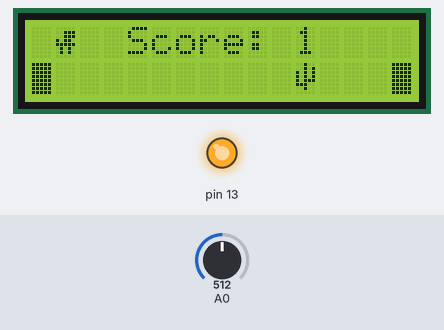
Bench run of a sketch on a simulated Arduino Uno, built with avr-gcc and run on an emulated ATmega328P. On the bench: 16×2 character LCD, output pins drawn as LEDs (lit = HIGH). Dashed ring = blinking. Inputs (shaded band) come from the test bench; at power-on: A0 = 512. Random numbers use the default seed unless the sketch sets one; EEPROM starts erased.

Above: at 2.2 s.
2.3 s: A0 set to 467
At 3.34 s:
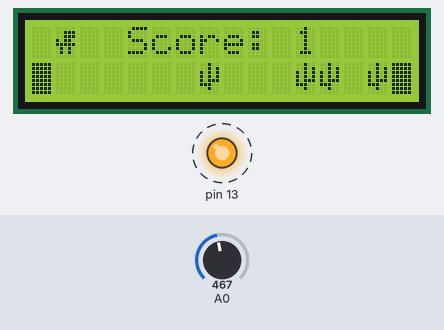
4.6 s: A0 set to 432
At 5.7 s:
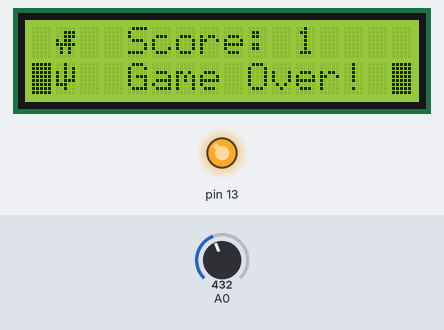
At 8.0 s:
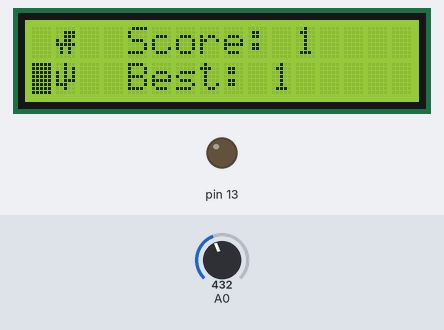
Timing chart, 0 to 15.6 s (numbered marks = the images above; inputs shaded):
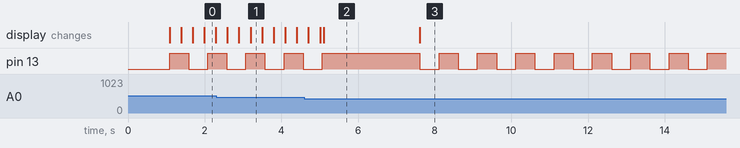

The sketch:

Chrome_Dino_Game_on_LCD.ino
```cpp
#include <LiquidCrystal.h>
#include <EEPROM.h>

#include "bitmaps.h"

LiquidCrystal lcd(11, 9, 5, 4, 3, 2);

int adc_key_in  = 0;

#define btnRIGHT  14
#define btnUP     15
#define btnDOWN   16
#define btnLEFT   17
#define btnSELECT 18
#define btnNONE   19

byte runnerArea[16] {32, 32, 32, 32, 32, 32, 32, 32, 32, 32, 32, 32, 32, 32, 32, 32};
byte jump = 32;

int score = 0;
bool freeze_score = 0;

byte correct_code = 123;

unsigned long previousMillis = 0;
unsigned long previousMillisLED = 0;
unsigned long jumpTime = 0;
const int jumpLength = 500;

#define checkSafe runnerArea[1] == 32 || runnerArea[1] == 0

const byte chance_of_ob = 15;
int speedOfScroller = 300;

void setup() {
  lcd.begin(16, 2);
  Serial.begin(9600);

  lcd.createChar(0, dino);
  lcd.createChar(1, cacti);
  lcd.createChar(2, bird);
  lcd.createChar(3, block);
  pinMode(A0, INPUT);
  pinMode(A1, INPUT);
  pinMode(13, OUTPUT);
  randomSeed(A1);
  lcd.clear();
  showSplashScreen(1000, true);
}

void loop() {
  unsigned long currentMillis = millis();
  unsigned long currentMillisOb = millis();
  if (currentMillisOb - previousMillis >= speedOfScroller) {
    previousMillis = currentMillisOb;
    if (random(chance_of_ob) == 0) {
      runnerArea[15] = 1;
    } else if (random(chance_of_ob) == 1) {
      runnerArea[15] = 2;
    } else {
      runnerArea[15] = 32;
    }
    for (int i = 0; i <= 15; i++) {
      runnerArea[i] = runnerArea[i + 1];
    }
    if (freeze_score == 0) {
      score++;
    }
  }
  drawBarrier();

  if (read_LCD_buttons() == btnSELECT) {
    // runnerArea[1] = 32;
    if (runnerArea[1] != 32 && (runnerArea[1] != 1 || runnerArea[1] != 2)) {
      runnerArea[1] = 32;
    }
    jump = 0;
    freeze_score = 1;
    jumpTime = millis();
  }
  if (millis() - jumpTime >= jumpLength) {
    if (checkSafe) {
      runnerArea[1] = 0;
      jump = 32;
      freeze_score = 0;
    } else {
      showCrashScreen();
    }
  }
  updateLcd();
  printScore();

  if (millis() - previousMillisLED >= 500) {
    previousMillisLED = currentMillis;
    digitalWrite(13, !digitalRead(13));
  }
}
```

Functions.ino
```cpp
// Functions for main.cpp

int read_LCD_buttons() {
  adc_key_in = analogRead(0);

  if (adc_key_in > 1000) return btnNONE;

  if (adc_key_in < 10)  return btnRIGHT;
  if (adc_key_in < 110)  return btnUP;
  if (adc_key_in < 300)  return btnDOWN;
  if (adc_key_in < 450)  return btnLEFT;
  if (adc_key_in < 700)  return btnSELECT;

  return btnNONE;
}

void updateLcd() {
  for (int i = 0; i <= 15; i++) {
    lcd.setCursor(i, 1);
    lcd.write(runnerArea[i]);
  }
  lcd.setCursor(1, 0);
  lcd.write(jump);
}

void drawBarrier() {
  runnerArea[0] = 3;
  runnerArea[15] = 3;
}

void printScore() {
  lcd.setCursor(4, 0);
  lcd.print("Score: ");
  lcd.setCursor(11, 0);
  lcd.print(score);
}

void showSplashScreen(int delayTime, boolean wait_for_start) {
  lcd.home();
  lcd.print("Chrome Dino Game");
  drawSplashGraphics();
  delay(delayTime);
  if (wait_for_start) {
    while (read_LCD_buttons() != btnSELECT) {
      checkForEEPROMUserInitErase();
    }
  }
  lcd.clear();
}

boolean checkForEEPROMUserInitErase() {
  if (read_LCD_buttons() == btnDOWN) {
    lcd.clear();
    lcd.home();
    lcd.print("Enter Executive");
    lcd.setCursor(0, 1);
    lcd.print("Code: ");
    if (EnterPassword() == 0) {
      lcd.clear();
      lcd.home();
      lcd.print("Chrome Dino Game");
      drawSplashGraphics();
      return 0;
    }
    lcd.home();
    lcd.print("Clearing EEPROM");
    EEPROMWriteInt(0, 0);
    delay(250);
    lcd.home();
    lcd.print("               ");
    lcd.home();
    lcd.print("Done!");
    digitalWrite(13, !digitalRead(13));
    delay(100);
    digitalWrite(13, !digitalRead(13));
    delay(400);
    lcd.setCursor(0, 1);
    lcd.print("                ");
    lcd.home();
    lcd.print("Chrome Dino Game");
    drawSplashGraphics();
  }
  return 1;
}

bool leave = 0;
byte code = 0;

boolean EnterPassword() {
  lcd.setCursor(0, 1);
  lcd.print("Code: ");
  while (leave == 0) {
    lcd.setCursor(6, 1);
    lcd.print("    ");
    lcd.setCursor(6, 1);
    lcd.print(code);
    if (read_LCD_buttons() == btnUP) {
      code++;
      delay(50);
    } else if (read_LCD_buttons() == btnDOWN) {
      code--;
      delay(50);
    }
    if (read_LCD_buttons() == btnSELECT) {
      if (code == correct_code) {
        leave = 1;
      } else {
        wrong();
      }
    }
    delay(50);
  }
  delay(250);
  lcd.home();
  lcd.clear();
  lcd.print("Access granted!");
  delay(500);
  lcd.clear();
  return 1;
}

void wrong() {
  lcd.setCursor(0, 1);
  lcd.print("Incorrect!");
  code = 0;
  delay(250);
  lcd.setCursor(0, 1);
  lcd.print("Code: ");
}

void drawRandChar() {
  lcd.setCursor(random(3, 15), 1);
  lcd.write(byte(random(1, 3)));
}

void drawSplashGraphics() {
  lcd.setCursor(0, 1);
  lcd.write(byte(3));
  lcd.setCursor(15, 1);
  lcd.write(byte(3));
  lcd.setCursor(1, 1);
  lcd.write(byte(0));
  drawRandChar();
  drawRandChar();
  drawRandChar();
}

void showCrashScreen() {
  lcd.setCursor(4, 1);
  lcd.print("Game Over!");
  delay(2500);
  lcd.setCursor(4, 1);
  lcd.print("Best: ");
  lcd.setCursor(10, 1);
  lcd.print("      ");
  lcd.setCursor(10, 1);
  if (EEPROMReadInt(0) <= score) {
    EEPROMWriteInt(0, score);
  }
  lcd.print(EEPROMReadInt(0));
  while (true) {
    digitalWrite(13, !digitalRead(13));
    delay(500);
  }
}

void EEPROMWriteInt(int address, int value)
{
  byte two = (value & 0xFF);
  byte one = ((value >> 8) & 0xFF);

  EEPROM.update(address, two);
  EEPROM.update(address + 1, one);
}

int EEPROMReadInt(int address)
{
  long two = EEPROM.read(address);
  long one = EEPROM.read(address + 1);

  return ((two << 0) & 0xFFFFFF) + ((one << 8) & 0xFFFFFFFF);
}
```

bitmaps.h
```cpp
// Bitmaps-Do not modify

byte dino[8] = {
  0b00000,
  0b00111,
  0b00111,
  0b10110,
  0b11111,
  0b01010,
  0b01010,
  0b00000
};

byte cacti[8] = {
  0b00100,
  0b00101,
  0b10101,
  0b10101,
  0b10111,
  0b11100,
  0b00100,
  0b00000
};

byte bird[8] = {
  0b00000,
  0b00100,
  0b01100,
  0b11110,
  0b00111,
  0b00110,
  0b00100,
  0b00000
};

byte block[8] = {
  0b11111,
  0b11111,
  0b11111,
  0b11111,
  0b11111,
  0b11111,
  0b11111,
  0b11111
};
```

Measured:
- the behaviour switches between 450 and 449 on A0 (found by bisection; images 1 and 2)
- by itself, pin 13: repeats every 1.0 s: LOW 0.50 s, HIGH 0.50 s
- what the display in image 2 shows lasts 2.5 s, from 5.1 s to 7.6 s
